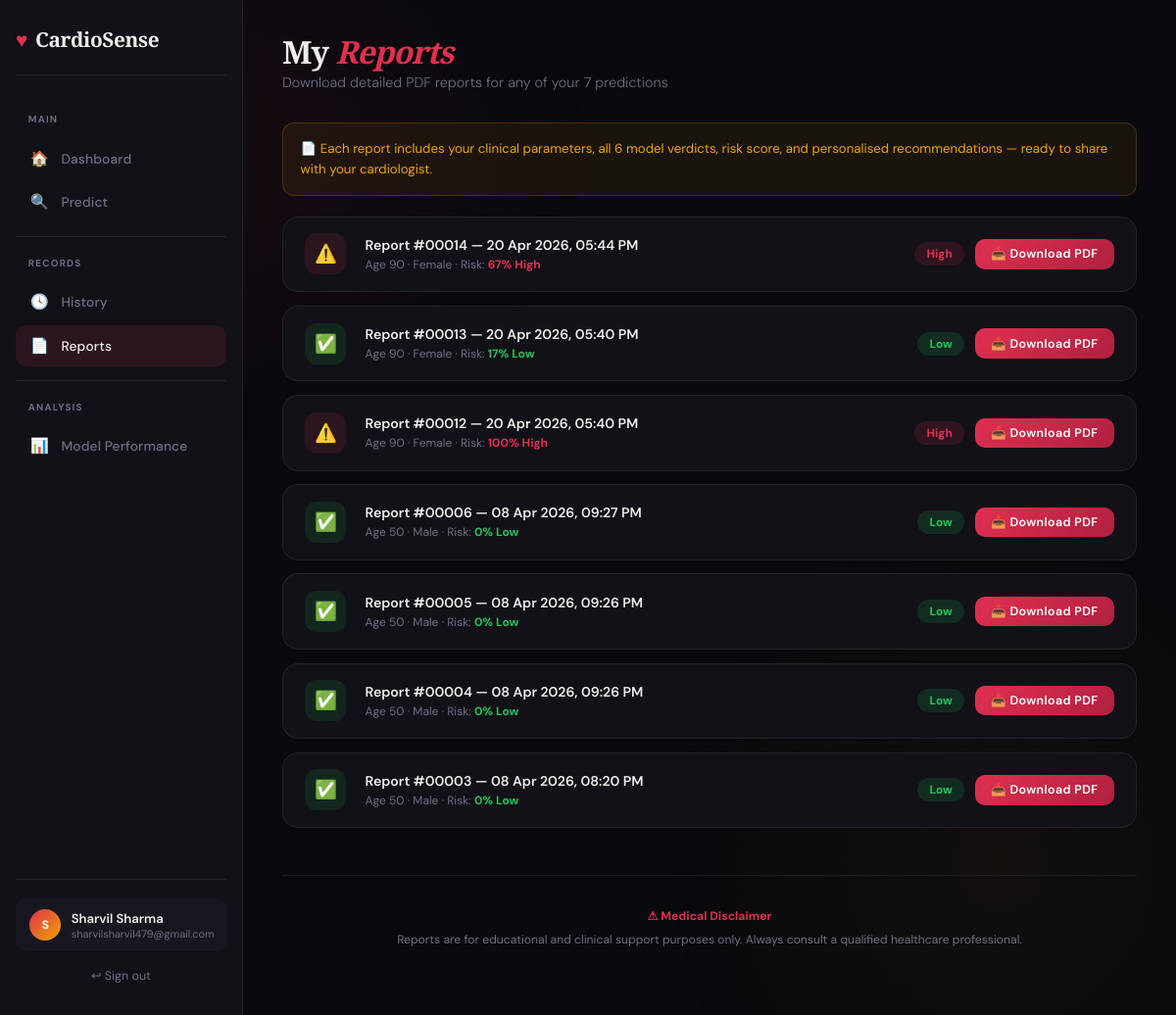
The page /reports (signed in) on the database its author committed.
### app.py (models this page shows)
class Prediction(db.Model):
    id           = db.Column(db.Integer, primary_key=True)
    user_id      = db.Column(db.Integer, db.ForeignKey('user.id'), nullable=False)
    created_at   = db.Column(db.DateTime, default=datetime.utcnow)
    age          = db.Column(db.Integer)
    sex          = db.Column(db.Integer)
    chestpain    = db.Column(db.Integer)
    rbp          = db.Column(db.Integer)
    cholesterol  = db.Column(db.Integer)
    fasting_bs   = db.Column(db.Integer)
    ecg          = db.Column(db.Integer)
    max_hr       = db.Column(db.Integer)
    angina       = db.Column(db.Integer)
    oldpeak      = db.Column(db.Float)
    st_slope     = db.Column(db.Integer)
    risk_pct     = db.Column(db.Integer)
    risk_label   = db.Column(db.String(20))
    results_json = db.Column(db.Text)

### app.py (the view)
@app.route('/reports')
@login_required
def reports():
    preds = Prediction.query.filter_by(user_id=session['user_id'])\
                            .order_by(Prediction.created_at.desc()).all()
    return render_template('reports.html', predictions=preds, name=session['name'])

### app.py (called while the page is built)
def login_required(f):
    @wraps(f)
    def decorated(*args, **kwargs):
        if 'user_id' not in session:
            return redirect(url_for('login'))
        return f(*args, **kwargs)
    return decorated

### templates/reports.html (shortened to what this page needs)
{% extends "base.html" %}
{% block content %}
<div class="page-header">
  <h1>My <em>Reports</em></h1>
  <p>Download detailed PDF reports for any of your {{ predictions|length }} prediction{{ 's' if predictions|length != 1 else '' }}</p>
</div>
{% if predictions %}
<div class="info-box">
  📄 Each report includes your clinical parameters, all 6 model verdicts, risk score, and personalised recommendations — ready to share with your cardiologist.
</div>
<div class="reports-grid">
{% for p in predictions %}
<div class="report-row">
  <div class="rep-icon rep-icon-{{ p.risk_label }}">
    {{ '⚠️' if p.risk_label=='high' else ('🟡' if p.risk_label=='moderate' else '✅') }}
  </div>
  <div class="rep-info">
    <h4>Report #{{ '%05d' % p.id }} — {{ p.created_at.strftime('%d %b %Y, %I:%M %p') }}</h4>
    <p>Age {{ p.age }} · {{ 'Male' if p.sex==0 else 'Female' }} · Risk: <strong style="color:{{ '#e03050' if p.risk_label=='high' else ('#f0a500' if p.risk_label=='moderate' else '#22c55e') }}">{{ p.risk_pct }}% {{ p.risk_label|capitalize }}</strong></p>
  </div>
  <div class="rep-right">
    <span class="risk-badge risk-{{ p.risk_label }}">{{ p.risk_label|capitalize }}</span>
    <a href="/api/report/{{ p.id }}" class="btn btn-primary btn-sm">📥 Download PDF</a>
  </div>
</div>
{% endfor %}
</div>
{% endif %}
<div class="disclaimer">
  <strong>⚠ Medical Disclaimer</strong><br>
  Reports are for educational and clinical support purposes only. Always consult a qualified healthcare professional.
</div>
{% endblock %}

### templates/base.html (style rules this page uses)
:root { --bg:#09090e; --surface:#111117; --surface2:#17171f; --border:rgba(255,255,255,0.07); --accent:#e03050; --gold:#f0a500; --text:#eeeceb; --muted:#6e6e80; --success:#22c55e; --warn:#f0a500; --glow:0 0 40px rgba(224,48,80,0.1); --radius:16px; }
*,*::before,*::after { box-sizing:border-box;margin:0;padding:0 }
html { scroll-behavior:smooth }
body { background:var(--bg);color:var(--text);font-family:'DM Sans',sans-serif;min-height:100vh;overflow-x:hidden }
body::before { content:'';position:fixed;inset:0;background:radial-gradient(ellipse 55% 45% at 15% 15%,rgba(224,48,80,.07) 0%,transparent 65%),radial-gradient(ellipse 45% 55% at 85% 85%,rgba(240,165,0,.045) 0%,transparent 65%);pointer-events:none;z-index:0 }
.page-header { margin-bottom:2rem }
.page-header h1 { font-family:'Playfair Display',serif;font-size:2rem;font-weight:900;letter-spacing:-.03em;line-height:1.1;margin-bottom:.3rem }
.page-header h1 em { font-style:italic;color:var(--accent) }
.page-header p { color:var(--muted);font-size:.9rem;font-weight:300 }
.btn { display:inline-flex;align-items:center;justify-content:center;gap:.5rem;padding:.72rem 1.6rem;border-radius:10px;font-family:'DM Sans',sans-serif;font-size:.88rem;font-weight:600;letter-spacing:.03em;cursor:pointer;border:none;transition:transform .2s,box-shadow .2s,opacity .2s;text-decoration:none }
.btn-primary { background:linear-gradient(135deg,var(--accent) 0%,#b02040 100%);color:#fff }
.btn-sm { padding:.45rem 1rem;font-size:.78rem }
.risk-badge { display:inline-flex;align-items:center;gap:.35rem;padding:.25rem .75rem;border-radius:50px;font-size:.75rem;font-weight:700 }
.risk-high { background:rgba(224,48,80,.15);color:var(--accent) }
.risk-low { background:rgba(34,197,94,.15);color:var(--success) }
.disclaimer { text-align:center;padding:1.8rem;color:var(--muted);font-size:.76rem;border-top:1px solid var(--border);margin-top:3rem;line-height:2 }
.disclaimer strong { color:var(--accent) }

### templates/reports.html (style rules this page uses)
.reports-grid { display:grid;gap:.85rem }
.report-row { background:var(--surface);border:1px solid var(--border);border-radius:var(--radius);padding:1.05rem 1.4rem;display:flex;align-items:center;gap:1.2rem;transition:border-color .25s }
.rep-icon { width:42px;height:42px;border-radius:12px;display:flex;align-items:center;justify-content:center;font-size:1.15rem;flex-shrink:0 }
.rep-icon-high { background:rgba(224,48,80,.12) }
.rep-icon-low { background:rgba(34,197,94,.12) }
.rep-info { flex:1;min-width:0 }
.rep-info h4 { font-size:.88rem;font-weight:600;margin-bottom:.18rem }
.rep-info p { font-size:.75rem;color:var(--muted) }
.rep-right { display:flex;align-items:center;gap:.7rem;flex-shrink:0 }
.info-box { background:rgba(240,165,0,.07);border:1px solid rgba(240,165,0,.2);border-radius:12px;padding:.9rem 1.1rem;display:flex;align-items:flex-start;gap:.7rem;margin-bottom:1.3rem;font-size:.83rem;color:var(--gold);line-height:1.65 }

### rows shown on the page
Prediction: risk_label "⚠️", id "00014", created_at "20 Apr 2026, 05:44 PM", age "90", sex "Female", risk_pct "67", risk_label "High"
Prediction: risk_label "✅", id "00013", created_at "20 Apr 2026, 05:40 PM", age "90", sex "Female", risk_pct "17", risk_label "Low"
Prediction: risk_label "⚠️", id "00012", created_at "20 Apr 2026, 05:40 PM", age "90", sex "Female", risk_pct "100", risk_label "High"
Prediction: risk_label "✅", id "00006", created_at "08 Apr 2026, 09:27 PM", age "50", sex "Male", risk_pct "0", risk_label "Low"
Prediction: risk_label "✅", id "00005", created_at "08 Apr 2026, 09:26 PM", age "50", sex "Male", risk_pct "0", risk_label "Low"
Prediction: risk_label "✅", id "00004", created_at "08 Apr 2026, 09:26 PM", age "50", sex "Male", risk_pct "0", risk_label "Low"
Prediction: risk_label "✅", id "00003", created_at "08 Apr 2026, 08:20 PM", age "50", sex "Male", risk_pct "0", risk_label "Low"

### other values the page prints
{{ session.name[0]|upper }} "S"
{{ session.name }} "Sharvil Sharma"
{{ session.email }} "sharvilsharvil479@gmail.com"
{{ predictions|length }} "7"
{{ 's' if predictions|length != 1 else '' }} "s"
